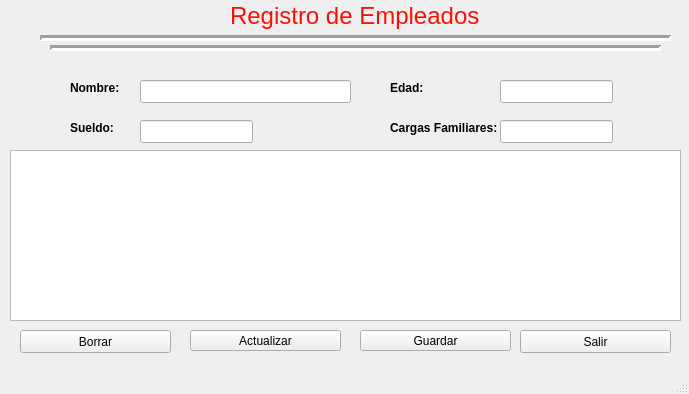
<?xml version="1.0" encoding="UTF-8"?>
<ui version="4.0">
 <class>MainWindow</class>
 <widget class="QMainWindow" name="MainWindow">
  <property name="geometry">
   <rect>
    <x>0</x>
    <y>0</y>
    <width>689</width>
    <height>394</height>
   </rect>
  </property>
  <property name="windowTitle">
   <string>MainWindow</string>
  </property>
  <widget class="QWidget" name="centralwidget">
   <widget class="QLineEdit" name="txtNombre">
    <property name="geometry">
     <rect>
      <x>140</x>
      <y>80</y>
      <width>211</width>
      <height>23</height>
     </rect>
    </property>
   </widget>
   <widget class="QLabel" name="label">
    <property name="geometry">
     <rect>
      <x>70</x>
      <y>80</y>
      <width>54</width>
      <height>15</height>
     </rect>
    </property>
    <property name="font">
     <font>
      <weight>75</weight>
      <bold>true</bold>
     </font>
    </property>
    <property name="text">
     <string>Nombre:</string>
    </property>
   </widget>
   <widget class="QLineEdit" name="txtSueldo">
    <property name="geometry">
     <rect>
      <x>140</x>
      <y>120</y>
      <width>113</width>
      <height>23</height>
     </rect>
    </property>
    <property name="text">
     <string/>
    </property>
   </widget>
   <widget class="QLabel" name="label_2">
    <property name="geometry">
     <rect>
      <x>70</x>
      <y>120</y>
      <width>54</width>
      <height>15</height>
     </rect>
    </property>
    <property name="font">
     <font>
      <weight>75</weight>
      <bold>true</bold>
     </font>
    </property>
    <property name="text">
     <string>Sueldo:</string>
    </property>
   </widget>
   <widget class="QPushButton" name="guardar">
    <property name="geometry">
     <rect>
      <x>360</x>
      <y>330</y>
      <width>151</width>
      <height>21</height>
     </rect>
    </property>
    <property name="text">
     <string>Guardar</string>
    </property>
   </widget>
   <widget class="QPushButton" name="actualizar">
    <property name="geometry">
     <rect>
      <x>190</x>
      <y>330</y>
      <width>151</width>
      <height>21</height>
     </rect>
    </property>
    <property name="text">
     <string>Actualizar</string>
    </property>
   </widget>
   <widget class="QTableWidget" name="listaEmpleados">
    <property name="geometry">
     <rect>
      <x>10</x>
      <y>150</y>
      <width>671</width>
      <height>171</height>
     </rect>
    </property>
   </widget>
   <widget class="QLabel" name="label_3">
    <property name="geometry">
     <rect>
      <x>230</x>
      <y>0</y>
      <width>261</width>
      <height>31</height>
     </rect>
    </property>
    <property name="palette">
     <palette>
      <active>
       <colorrole role="WindowText">
        <brush brushstyle="SolidPattern">
         <color alpha="255">
          <red>255</red>
          <green>14</green>
          <blue>6</blue>
         </color>
        </brush>
       </colorrole>
      </active>
      <inactive>
       <colorrole role="WindowText">
        <brush brushstyle="SolidPattern">
         <color alpha="255">
          <red>255</red>
          <green>14</green>
          <blue>6</blue>
         </color>
        </brush>
       </colorrole>
      </inactive>
      <disabled>
       <colorrole role="WindowText">
        <brush brushstyle="SolidPattern">
         <color alpha="255">
          <red>120</red>
          <green>120</green>
          <blue>120</blue>
         </color>
        </brush>
       </colorrole>
      </disabled>
     </palette>
    </property>
    <property name="font">
     <font>
      <pointsize>18</pointsize>
     </font>
    </property>
    <property name="text">
     <string>Registro de Empleados</string>
    </property>
   </widget>
   <widget class="QPushButton" name="cmbBorrar">
    <property name="geometry">
     <rect>
      <x>20</x>
      <y>330</y>
      <width>151</width>
      <height>23</height>
     </rect>
    </property>
    <property name="text">
     <string>Borrar</string>
    </property>
   </widget>
   <widget class="QPushButton" name="cmbSalir">
    <property name="geometry">
     <rect>
      <x>520</x>
      <y>330</y>
      <width>151</width>
      <height>23</height>
     </rect>
    </property>
    <property name="text">
     <string>Salir</string>
    </property>
   </widget>
   <widget class="QLineEdit" name="txtEdad">
    <property name="geometry">
     <rect>
      <x>500</x>
      <y>80</y>
      <width>113</width>
      <height>23</height>
     </rect>
    </property>
    <property name="text">
     <string/>
    </property>
   </widget>
   <widget class="QLabel" name="label_4">
    <property name="geometry">
     <rect>
      <x>390</x>
      <y>80</y>
      <width>54</width>
      <height>15</height>
     </rect>
    </property>
    <property name="font">
     <font>
      <weight>75</weight>
      <bold>true</bold>
     </font>
    </property>
    <property name="text">
     <string>Edad:</string>
    </property>
   </widget>
   <widget class="QLineEdit" name="txtCargFamiliares">
    <property name="geometry">
     <rect>
      <x>500</x>
      <y>120</y>
      <width>113</width>
      <height>23</height>
     </rect>
    </property>
    <property name="text">
     <string/>
    </property>
   </widget>
   <widget class="QLabel" name="label_5">
    <property name="geometry">
     <rect>
      <x>390</x>
      <y>120</y>
      <width>111</width>
      <height>16</height>
     </rect>
    </property>
    <property name="font">
     <font>
      <weight>75</weight>
      <bold>true</bold>
     </font>
    </property>
    <property name="text">
     <string>Cargas Familiares:</string>
    </property>
   </widget>
   <widget class="Line" name="line">
    <property name="geometry">
     <rect>
      <x>40</x>
      <y>30</y>
      <width>631</width>
      <height>16</height>
     </rect>
    </property>
    <property name="lineWidth">
     <number>3</number>
    </property>
    <property name="orientation">
     <enum>Qt::Horizontal</enum>
    </property>
   </widget>
   <widget class="Line" name="line_2">
    <property name="geometry">
     <rect>
      <x>50</x>
      <y>40</y>
      <width>611</width>
      <height>16</height>
     </rect>
    </property>
    <property name="lineWidth">
     <number>3</number>
    </property>
    <property name="orientation">
     <enum>Qt::Horizontal</enum>
    </property>
   </widget>
  </widget>
  <widget class="QMenuBar" name="menubar">
   <property name="geometry">
    <rect>
     <x>0</x>
     <y>0</y>
     <width>689</width>
     <height>21</height>
    </rect>
   </property>
  </widget>
  <widget class="QStatusBar" name="statusbar"/>
 </widget>
 <resources/>
 <connections/>
</ui>
